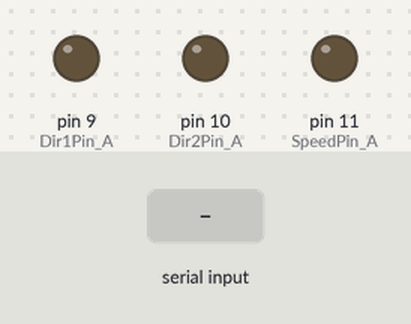
This sketch was run on a simulated Arduino Uno, built with avr-gcc and run on an emulated ATmega328P. On the bench: output pins drawn as LEDs (lit = HIGH). The test bench sets the inputs (shaded band).

Above: at 1.2 s.
1.3 s: "f" received over the second serial link
At 1.46 s:
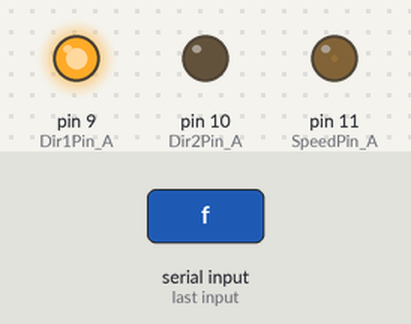
4.3 s: "2" received over the second serial link
7.3 s: "s" received over the second serial link
At 9.81 s:
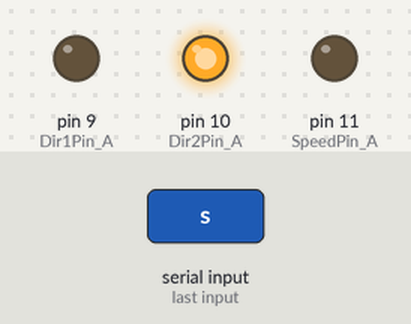
13.3 s: "3" received over the second serial link
16.3 s: "1" received over the second serial link
At 20.16 s:
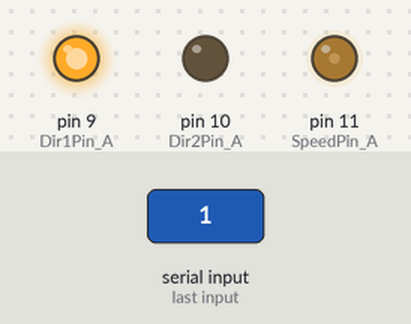
Timing chart, 0 to 20.3 s (numbered marks = the images above; inputs shaded):
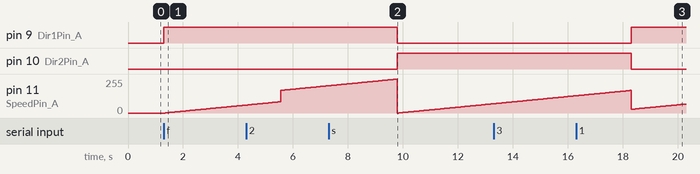

The sketch:

gilimi_test_file_3.ino
```cpp
#include <SoftwareSerial.h>

SoftwareSerial bluetoothSerial(12,13);
int Dir1Pin_A = 9;
int Dir2Pin_A = 10;
int SpeedPin_A = 11;

void setup() {
 bluetoothSerial.begin(9600);
pinMode(Dir1Pin_A, OUTPUT);
pinMode(Dir2Pin_A, OUTPUT);
pinMode(SpeedPin_A, OUTPUT);
}

void loop() {
  char cmd = bluetoothSerial.read();
switch (cmd) {

case 'f':

  digitalWrite(Dir1Pin_A, HIGH);
  for(int i=0;i<85;i++) {
  digitalWrite(Dir2Pin_A, LOW);
  analogWrite(SpeedPin_A, i);
  delay(50);
  }
  break;

case '1':

  digitalWrite(Dir1Pin_A, HIGH);
  for(int i=85/3;i<170;i++) {
  digitalWrite(Dir2Pin_A, LOW);
  analogWrite(SpeedPin_A, i);
  delay(50);
  }
  break;

case '2':

  digitalWrite(Dir1Pin_A, HIGH);
  for(int i=170;i<255;i++) {
  digitalWrite(Dir2Pin_A, LOW);
  analogWrite(SpeedPin_A, i);
  delay(50);
  }
  break;

case 's':

    digitalWrite(Dir1Pin_A, LOW);
    digitalWrite(Dir2Pin_A, LOW);
    analogWrite(SpeedPin_A,0);

case 'b':

  digitalWrite(Dir1Pin_A, LOW);
  for(int i=0;i<85;i++) {
  digitalWrite(Dir2Pin_A, HIGH);
  analogWrite(SpeedPin_A, i);
  delay(50);
  }
  break;

case '3':

  digitalWrite(Dir1Pin_A, LOW);
  for(int i=85;i<170;i++) {
  digitalWrite(Dir2Pin_A, HIGH);
  analogWrite(SpeedPin_A, i);
  delay(50);
  }
  break;

case '4':

  digitalWrite(Dir1Pin_A, LOW);
  for(int i=170;i<255;i++) {
  digitalWrite(Dir2Pin_A, HIGH);
  analogWrite(SpeedPin_A,i);
  delay(50);
  }
  break;

  }

}
```

Measured:
- after the input at 1.3 s, pin 9 (Dir1Pin_A): LOW → HIGH at once; pin 11 (SpeedPin_A): moves from 0/255 to 59/255 over 2.9 s, starting after 0.05 s
- after the input at 7.3 s, pin 9 (Dir1Pin_A): HIGH → LOW after 2.5 s; pin 10 (Dir2Pin_A): LOW → HIGH after 2.5 s
- after the input at 16.3 s, pin 9 (Dir1Pin_A): LOW → HIGH after 2.0 s; pin 10 (Dir2Pin_A): HIGH → LOW after 2.0 s
